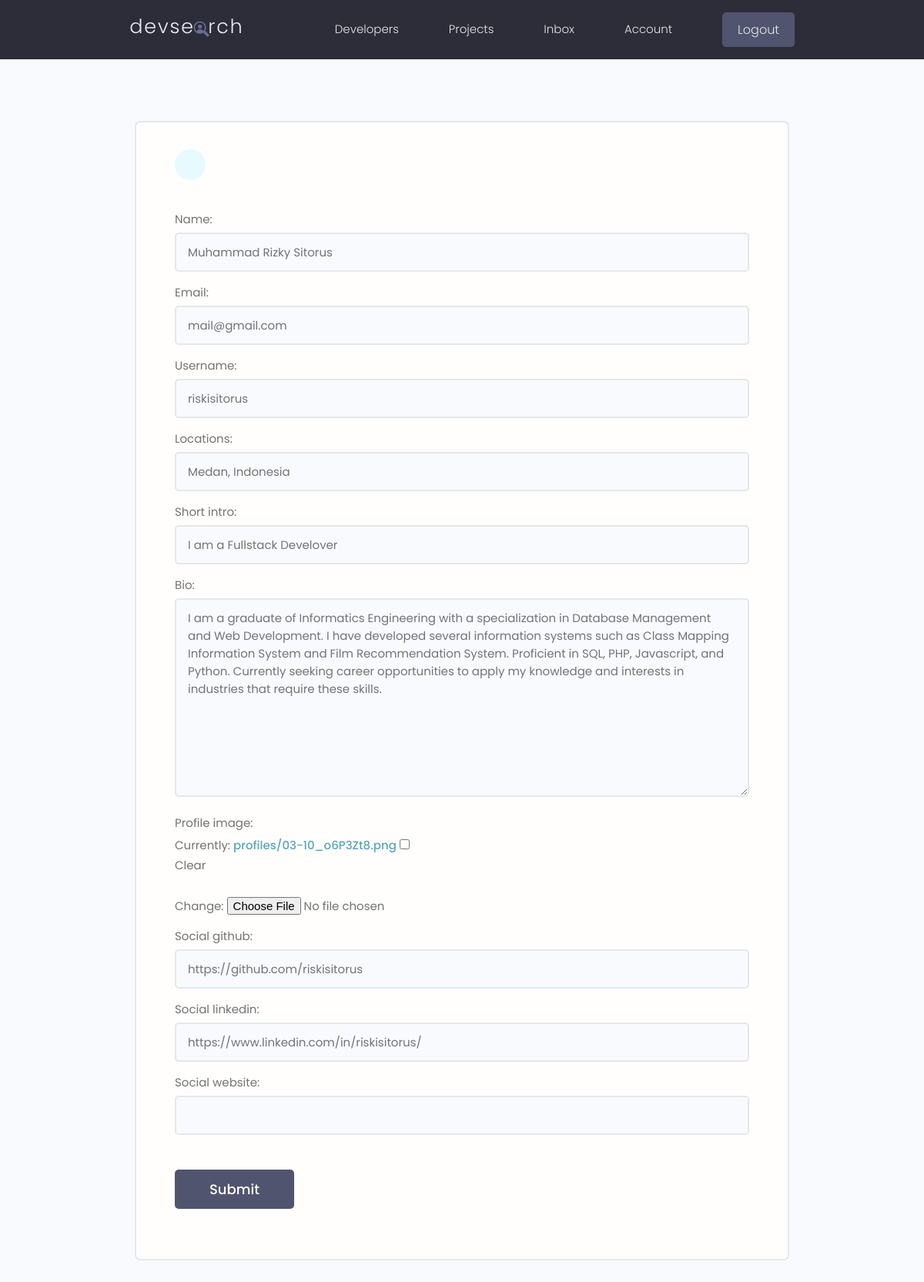
The app's page /edit-account (signed in) with its own data.
### users/models.py (models this page shows, shortened)
class Profile(models.Model):
    user = models.OneToOneField(User, on_delete=models.CASCADE, null=True, blank=True)
    name = models.CharField(max_length=200, null=True, blank=True)
    email = models.EmailField(max_length=254, null=True, blank=True)
    username = models.CharField(max_length=200, null=True, blank=True)
    locations = models.CharField(max_length=200, null=True, blank=True)
    short_intro = models.CharField(max_length=200, null=True, blank=True)
    bio = models.TextField(null=True, blank=True)
    profile_image = models.ImageField(null=True, blank=True, upload_to='profiles/', default='profiles/user-default.png')
    social_github = models.CharField(max_length=200, null=True, blank=True)
    social_linkedin = models.CharField(max_length=200, null=True, blank=True)
    social_website = models.CharField(max_length=200, null=True, blank=True)
    created = models.DateTimeField(auto_now_add=True)
    id = models.UUIDField(default=uuid.uuid4, unique=True, primary_key=True, editable=False)

### users/views.py (the view)
# urls.py: path('edit-account', views.editAccount, name='edit-account'),
@login_required(login_url='login')
def editAccount(request):
    profile = request.user.profile
    form = ProfileForm(instance=profile)
    if request.method == 'POST':
        form = ProfileForm(request.POST, request.FILES, instance=profile)
        if form.is_valid():
            form.save()
            return redirect('account')
    context = {'form':form}
    return render(request, 'users/profile_form.html', context)

### users/forms.py
class ProfileForm(ModelForm):
    class Meta:
        model = Profile
        exclude = ["user"]
    def __init__(self, *args, **kwargs):
        super(ProfileForm, self).__init__(*args, **kwargs)
        for name, field in self.fields.items():
            field.widget.attrs.update({'class':'input'})

### users/templates/users/profile_form.html (shortened to what this page needs)
{% extends "main.html" %}
{% block content %}
<main class="formPage my-xl">
    <div class="content-box">
        <div class="formWrapper">
            <a class="backButton" href="{% url 'account' %}"></a>
            <br>
            <form class="form" action="{% url 'edit-account' %}" method="POST" enctype="multipart/form-data">
                {% for field in form %}
                <div class="form__field">
                    <label for="formInput#text">{{field.label}}: </label>
                    {{field}}
                </div>
                {% endfor %}
                <input class="btn btn--sub btn--lg  my-md" type="submit" value="Submit" />
            </form>
        </div>
    </div>
</main>
{% endblock content %}

### static/styles/app.css (style rules this page uses)
:root { --color-sub: #2d2d39; }
.btn--sub { background-color: var(--color-sub-light); }
.content-box { width: 95%; max-width: 85rem; margin: 0 auto; }
.backButton { background: var(--color-main-light); color: var(--color-main); width: 4rem; height: 4rem; display: flex; align-items: center; justify-content: center; border-radius: 50%; }
.formPage .formWrapper { list-style: none; background: var(--color-white); padding: 3.5rem 5rem; border: 2px solid var(--color-light); border-radius: 0.7rem; }

### static/uikit/styles/modules/_variables.css (style rules this page uses)
:root { --color-main: #5aa5b9; --color-main-light: #e6faff; --color-sub: #3f4156; --color-sub-light: #51546e; --color-sub-lighter: #ededfd; --color-text: #737373; --color-gray: #8b8b8b; --color-light: #e5e7eb; --color-light-gray: #767676; --color-bg: #f8fafd; --color-white: #fffefd; --color-white-light: #f3f3f3; --color-success: #359e64; --color-success-bg: #def8e8; --color-error: #fc4b0b; --color-error-bg: #fff2ee; --font-base: 'Poppins', arial, helvetica, 'Segoe UI', roboto, ubuntu, sans-serif; --font-monospace: 'Fira Code', 'Courier New', courier, monospace; --font-regular: 300; --font-medium: 500; --font-bold: 700; --generic-shadow: 1px 1px 5px #00000010; --generic-transition: all 0.3s ease-in-out; }

### static/uikit/styles/modules/_base.css (style rules this page uses)
* { margin: 0; padding: 0; box-sizing: border-box; text-rendering: optimizeLegibility; color: inherit; font-size: inherit; }
html { font-size: 50%; }
@media only screen and (min-width: 480px) { html { font-size: 56.25%; } }
@media only screen and (min-width: 1200px) { html { font-size: 62.5%; } }
body { line-height: 1.6; font-weight: 400; font-size: 1.5rem; color: var(--color-text); background-color: var(--color-bg); min-height: 100vh; }

### static/uikit/styles/modules/_typography.css (style rules this page uses)
* { font-family: var(--font-base); }
a { padding-bottom: 2px; text-decoration: none; display: inline-block; color: var(--color-main); font-weight: var(--font-medium); }

### static/uikit/styles/modules/_utilities.css (style rules this page uses)
.my-md { margin: 3rem auto; }
.my-xl { margin: 8rem auto; }

### static/uikit/styles/modules/_button.css (style rules this page uses)
.btn { display: inline-block; position: relative; cursor: pointer; background-color: var(--color-light); font-weight: var(--font-medium); color: var(--color-sub); text-decoration: none; padding: 1rem 2rem; border-radius: 0.5rem; border: none; width: -webkit-fit-content; width: -moz-fit-content; width: fit-content; height: -webkit-fit-content; height: -moz-fit-content; height: fit-content; font-size: 1.6rem; outline-width: 0; outline-color: transparent; -webkit-backface-visibility: hidden; backface-visibility: hidden; transition: all 0.3s ease-in-out; }
.btn--sub { background-color: var(--color-sub); color: var(--color-white); }
.btn--lg { font-size: 1.8rem; padding: 1.2rem 4.5rem; }

### static/uikit/styles/modules/_form.css (style rules this page uses)
.form { display: block; }
.form__field { margin-top: 1.5rem; margin-bottom: 1.5rem; }
.form__label, .form__field > label { display: block; margin-bottom: 0.5rem; color: var(--color-text); }
input.input[type='text'], input.input[type='email'], input.input[type='password'], input.input[type='number'], textarea.input { min-width: 24rem; width: 100%; padding: 1.2rem 1.5rem; border-radius: 0.5rem; border: 2px solid var(--color-light); transition: all 0.3s ease-in-out; background-color: var(--color-bg); }

### records on screen
Profile: form "Muhammad Rizky Sitorus" "mail@gmail.com" "riskisitorus" "Medan, Indonesia" "I am a Fullstack Develover" "I am a graduate of Informatics Engineering with a specialization in Database Management and Web Development. I have developed several information systems such as Class Mapping Information System and Film Recommendation System. Proficient in SQL, PHP, Javascript, and Python. Currently seeking career opportunities to apply my knowledge and interests in industries that require these skills." "https://github.com/riskisitorus" "https://www.linkedin.com/in/riskisitorus/"

### other values on screen
{{ field.label }} "Name" "Email" "Username" "Locations" "Short intro" "Bio" "Profile image" "Social github" "Social linkedin" "Social website"
